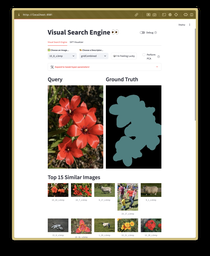
#> input picture assets/image.png, 210 x 256 px, shrunk from 1952 x 2382 before the run
$ python -i sift_visualizer.py   (imports and definitions only)
#> lines starting #> are read from the running program, lines starting #| are printed output that depends on the picture
#> further down, picture is the input picture: shape (256, 210, 3); mean B, G, R 146, 153, 158.1
import cv2
import numpy as np

def draw_circle(img, center, radius, color, orientation):
    orientation_rad = np.deg2rad(orientation)
    gradient_circle = np.zeros((img.shape[0], img.shape[1], 4), dtype=np.uint8)
    for y in range(center[1] - radius, center[1] + radius):
        for x in range(center[0] - radius, center[0] + radius):
            if 0 <= x < img.shape[1] and 0 <= y < img.shape[0]:
                distance = np.sqrt((x - center[0]) ** 2 + (y - center[1]) ** 2)
                if distance <= radius:
                    angle_to_center = np.arctan2(y - center[1], x - center[0])
                    angle_diff = np.abs(np.arctan2(np.sin(angle_to_center - orientation_rad), np.cos(angle_to_center - orientation_rad)))
                    opacity = int(np.clip(np.cos(angle_diff), 0, 1) * 255)
                    modulated_color = [int(c) for c in color] + [opacity]  # RGBA
                    gradient_circle[y, x] = modulated_color
    return gradient_circle

def visualize_sift(img):
    black_background = np.zeros((img.shape[0], img.shape[1], 4), dtype=np.uint8)
    sift = cv2.SIFT_create()
    gray = cv2.cvtColor(img, cv2.COLOR_BGR2GRAY)
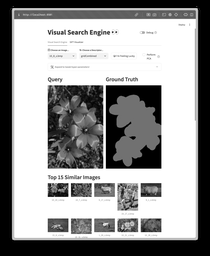
#> gray: shape (256, 210); min 0, max 255, mean 153.7
    keypoints, _ = sift.detectAndCompute(gray, None)
#> keypoints = 292 keypoints; strongest (x, y, size): (151, 96, 15.9), (29, 223, 23.5), (28, 224, 22.4), (49, 185, 2.4)
    for kp in keypoints:
        x, y = int(kp.pt[0]), int(kp.pt[1])
        radius = int(kp.size / 2)
        orientation = kp.angle

        x_start = max(0, x - radius)
        y_start = max(0, y - radius)
        x_end = min(img.shape[1], x + radius)
        y_end = min(img.shape[0], y + radius)
        region = img[y_start:y_end, x_start:x_end]
        mean_color = region.mean(axis=(0, 1)).astype(int)  # Mean color (B, G, R)

        gradient_circle = draw_circle(
            black_background, (x, y), radius, mean_color, orientation
        )
        alpha = gradient_circle[:, :, 3] / 255.0
        for c in range(3):  # Blend RGB channels
            black_background[:, :, c] = (1.0 - alpha) * black_background[
                :, :, c
            ] + alpha * gradient_circle[:, :, c]
        black_background[:, :, 3] = np.maximum(
            black_background[:, :, 3], gradient_circle[:, :, 3]
        )
#> this loop made 292 passes
#> (kp, x, y, radius, orientation, x_start, y_start, x_end) on passes 1 to 3: (keypoint at (13.5, 9.4), size 2.4, 13, 9, 1, 7.41, 12, 8, 14), (keypoint at (13.5, 9.4), size 2.4, 13, 9, 1, 85.76, 12, 8, 14), (keypoint at (20.4, 16), size 4.9, 20, 16, 2, 89.18, 18, 14, 22)
#> pass 1, in visualize_sift, `gradient_circle = draw_circle( black_background, (x, y), radius, mean_..`:
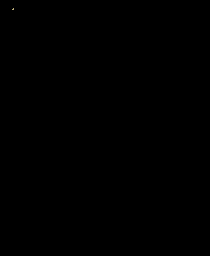
#> gradient_circle: shape (256, 210, 4); mean of channels 0, 1, 2, 3 0, 0, 0, 0; drawn as B, G, R
#> after the loop:
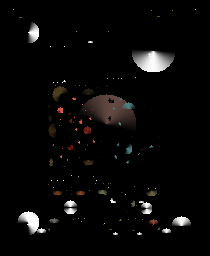
#> black_background: shape (256, 210, 4); mean B, G, R, A 7.6, 8, 8.7, 14.4

    blurred_image = cv2.GaussianBlur(black_background[:, :, :3], (15, 15), 0)
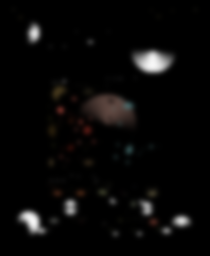
#> blurred_image: shape (256, 210, 3); mean B, G, R 7.6, 8, 8.7
    blurred_image_rgb = cv2.cvtColor(blurred_image, cv2.COLOR_BGR2RGB)
    return blurred_image_rgb, keypoints

>>> import cv2
>>> picture = cv2.imread('../assets/image.png')
>>> result = visualize_sift(picture)

$ run again, on assets/gui.png
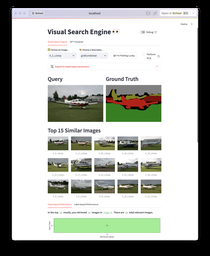
#> input picture assets/gui.png, 210 x 256 px, shrunk from 1952 x 2382 before the run
#> picture is the input picture: shape (256, 210, 3); mean B, G, R 172.8, 178.3, 175.9
#> in visualize_sift, `gray = cv2.cvtColor(img, cv2.COLOR_BGR2GRAY)`:
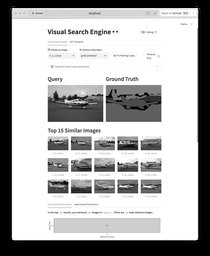
#> gray: shape (256, 210); min 0, max 255, mean 177
#> keypoints = 192 keypoints; strongest (x, y, size): (189, 231, 13.8), (65, 183, 3.5), (25, 227, 19.5), (194, 12, 6.6)
#> the loop in visualize_sift, `for kp in keypoints:` made 192 passes
#> (kp, x, y, radius, orientation, x_start, y_start, x_end) on passes 1 to 3: (keypoint at (13.1, 20.5), size 2.6, 13, 20, 1, 1.72, 12, 19, 14), (keypoint at (14.2, 10.2), size 4, 14, 10, 1, 7.28, 13, 9, 15), (keypoint at (14.2, 10.2), size 4, 14, 10, 1, 85.53, 13, 9, 15)
#> in visualize_sift, `blurred_image = cv2.GaussianBlur(black_background[:, :, :3], (15, 15),..`:
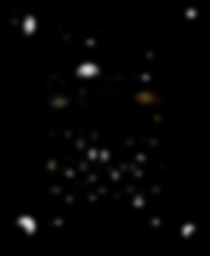
#> blurred_image: shape (256, 210, 3); mean B, G, R 4, 4.3, 4.3
